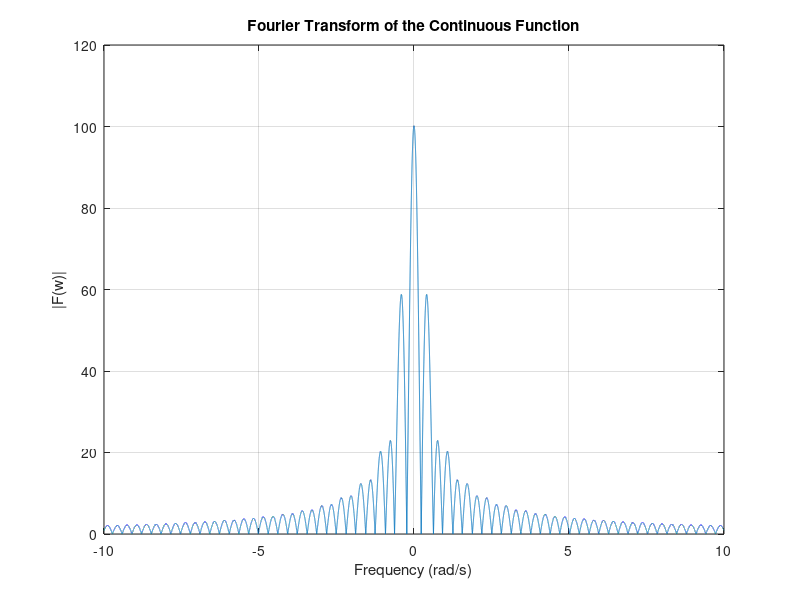

Reproduce this figure in MATLAB.
% Define the function
% f = @(t) exp(-t.^2);  % Example: Gaussian function
f = @(t) abs(t);
% Define the frequency range
w = linspace(-10,10,100000);  % Frequency range for Fourier Transform

% Define the time range
t = linspace(-10,10,1000);  % Time range for integration

% Compute the Fourier Transform using numerical integration
FT = zeros(1, length(w));  % Initialize the Fourier Transform
dt = t(2)-t(1);  % Time step for numerical integration

for k = 1:length(w)
    % Compute the Fourier Transform at each frequency w(k)
    FT(k) = sum(f(t) .* exp(-1i * w(k) * t)) * dt;
end

% Plot the result
figure;
plot(w, abs(FT));
xlabel('Frequency (rad/s)');
ylabel('|F(w)|');
title('Fourier Transform of the Continuous Function');
grid on;